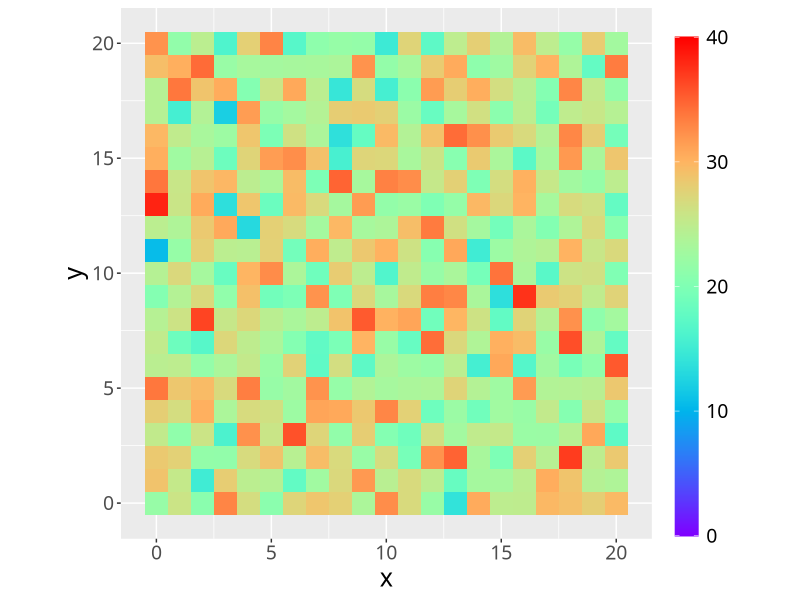

Generate this figure with R:
set.seed(1)
library(dplyr)
df <- expand.grid(x=seq(0, 20, 1), y=seq(0, 20, 1)) %>%
  mutate(z=rnorm(nrow(.), 25, 5))
write.csv(df, row.names=F, file="data.csv")

library(ggplot2)

ff <- "HiraKakuProN-W3"
theme_update(
  title        = element_text(size=18, family=ff),
  text         = element_text(size=11, family=ff),
  axis.text.x  = element_text(size=14, family=ff),
  axis.text.y  = element_text(size=14, family=ff),
  axis.title.x = element_text(size=18, family=ff),
  axis.title.y = element_text(size=18, family=ff),
  legend.title = element_text(size=14, family=ff),
  legend.text  = element_text(size=14, family=ff),
  strip.text   = element_text(size=11, family=ff)
)

f=c(
  function(x){0},
  function(x){0.5},
  function(x){1},

  function(x){x},
  function(x){x^2},
  function(x){x^3},

  function(x){x^4},
  function(x){sqrt(x)},
  function(x){sqrt(sqrt(x))},

  function(x){sin(90*x)},
  function(x){cos(90*x)},
  function(x){abs(x-0.5)},

  function(x){(x*x-1)^2},
  function(x){sin(180*x)},
  function(x){abs(cos(180*x))},

  function(x){sin(360*x)},
  function(x){cos(360*x)},
  function(x){abs(sin(360*x))},

  function(x){abs(cos(360*x))},
  function(x){abs(sin(720*x))},
  function(x){abs(cos(720*x))},

  function(x){3*x},
  function(x){3*x-1},
  function(x){3*x-2},

  function(x){abs(3*x-1)},
  function(x){abs(3*x-2)},
  function(x){(3*x-1)/2},

  function(x){(3*x-2)/2},
  function(x){abs((3*x-1)/2)},
  function(x){abs((3*x-2)/2)},

  function(x){x/0.320-0.78125},
  function(x){2*x-0.84},
  # function(x){4x;1;-2x+1.84;x/0.08-11.5},
  function(x){4*x},

  function(x){abs(2*x-0.5)},
  function(x){2*x},
  function(x){2*x-0.5},

  function(x){2*x-1}
)

rgbformulae <- function(n, alpha=1, rf=7, gf=5, bf=15){
}

# set palette rgbformulae 33,13,10
# 33: |2*x - 0.5|
# 13: sin(180x)
# 10: cos(90x)

rgbformulae33 <- function(x){
  max(0, min(1, abs(2*x - 0.5)))
}
rgbformulae13 <- function(x){
  max(0, min(1, sin(pi*x)))
}
rgbformulae10 <- function(x){
  max(0, min(1, cos(0.5*pi*x)))
}

rgbformulae <- function(n){
  sapply(seq(0, 1, 1/(n-1)), function(x){
    rgb(
      rgbformulae33(x),
      rgbformulae13(x),
      rgbformulae10(x)
    )
  })
}

png(filename="geom.png")
ggplot(df, aes(x=x, y=y, fill=z)) + 
  geom_tile() +
  coord_fixed() +
  scale_fill_gradientn(colours=rgbformulae(1000), limits=c(0, 40), name="") +
  guides(fill = guide_colorbar(barheight=25), ticks=T)
null <- dev.off()
